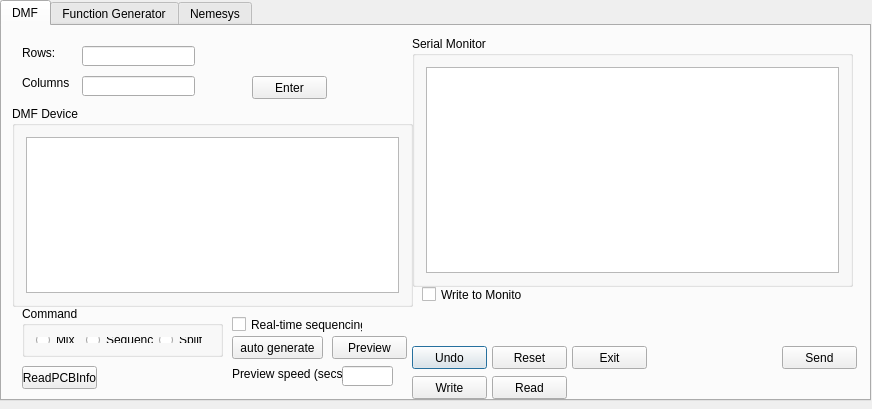
<?xml version="1.0" encoding="UTF-8"?>
<ui version="4.0">
 <class>DMFgui</class>
 <widget class="QDialog" name="DMFgui">
  <property name="geometry">
   <rect>
    <x>0</x>
    <y>0</y>
    <width>872</width>
    <height>409</height>
   </rect>
  </property>
  <property name="windowTitle">
   <string>DMFgui</string>
  </property>
  <widget class="QTabWidget" name="tabs">
   <property name="geometry">
    <rect>
     <x>0</x>
     <y>0</y>
     <width>871</width>
     <height>401</height>
    </rect>
   </property>
   <property name="currentIndex">
    <number>0</number>
   </property>
   <property name="tabBarAutoHide">
    <bool>false</bool>
   </property>
   <widget class="QWidget" name="tab">
    <attribute name="title">
     <string>DMF</string>
    </attribute>
    <widget class="QGroupBox" name="commandGroup">
     <property name="geometry">
      <rect>
       <x>20</x>
       <y>280</y>
       <width>201</width>
       <height>51</height>
      </rect>
     </property>
     <property name="title">
      <string>Command</string>
     </property>
     <layout class="QHBoxLayout" name="horizontalLayout">
      <item>
       <widget class="QRadioButton" name="mixButton">
        <property name="text">
         <string>Mix</string>
        </property>
       </widget>
      </item>
      <item>
       <widget class="QRadioButton" name="sequenceButton">
        <property name="text">
         <string>Sequence</string>
        </property>
       </widget>
      </item>
      <item>
       <widget class="QRadioButton" name="splitButton">
        <property name="text">
         <string>Split</string>
        </property>
       </widget>
      </item>
     </layout>
    </widget>
    <widget class="QGroupBox" name="SerialMonitorGroup">
     <property name="geometry">
      <rect>
       <x>410</x>
       <y>10</y>
       <width>441</width>
       <height>251</height>
      </rect>
     </property>
     <property name="title">
      <string>Serial Monitor</string>
     </property>
     <layout class="QHBoxLayout" name="horizontalLayout_2">
      <item>
       <widget class="QTextEdit" name="textEdit"/>
      </item>
     </layout>
    </widget>
    <widget class="QPushButton" name="UndoButton">
     <property name="geometry">
      <rect>
       <x>410</x>
       <y>320</y>
       <width>75</width>
       <height>23</height>
      </rect>
     </property>
     <property name="text">
      <string>Undo</string>
     </property>
    </widget>
    <widget class="QPushButton" name="resetButton">
     <property name="geometry">
      <rect>
       <x>490</x>
       <y>320</y>
       <width>75</width>
       <height>23</height>
      </rect>
     </property>
     <property name="text">
      <string>Reset</string>
     </property>
    </widget>
    <widget class="QPushButton" name="exitButton">
     <property name="geometry">
      <rect>
       <x>570</x>
       <y>320</y>
       <width>75</width>
       <height>23</height>
      </rect>
     </property>
     <property name="text">
      <string>Exit</string>
     </property>
    </widget>
    <widget class="QPushButton" name="sendButton">
     <property name="geometry">
      <rect>
       <x>780</x>
       <y>320</y>
       <width>75</width>
       <height>23</height>
      </rect>
     </property>
     <property name="text">
      <string>Send</string>
     </property>
    </widget>
    <widget class="QGroupBox" name="groupBox">
     <property name="geometry">
      <rect>
       <x>10</x>
       <y>80</y>
       <width>401</width>
       <height>201</height>
      </rect>
     </property>
     <property name="title">
      <string>DMF Device</string>
     </property>
     <layout class="QVBoxLayout" name="verticalLayout">
      <item>
       <widget class="QGraphicsView" name="graphicsView"/>
      </item>
     </layout>
    </widget>
    <widget class="QLabel" name="label_2">
     <property name="geometry">
      <rect>
       <x>20</x>
       <y>20</y>
       <width>47</width>
       <height>13</height>
      </rect>
     </property>
     <property name="text">
      <string>Rows:</string>
     </property>
    </widget>
    <widget class="QLabel" name="label_3">
     <property name="geometry">
      <rect>
       <x>20</x>
       <y>50</y>
       <width>47</width>
       <height>13</height>
      </rect>
     </property>
     <property name="text">
      <string>Columns:</string>
     </property>
    </widget>
    <widget class="QLineEdit" name="rowEdit">
     <property name="geometry">
      <rect>
       <x>80</x>
       <y>20</y>
       <width>113</width>
       <height>20</height>
      </rect>
     </property>
    </widget>
    <widget class="QLineEdit" name="columnEdit">
     <property name="geometry">
      <rect>
       <x>80</x>
       <y>50</y>
       <width>113</width>
       <height>20</height>
      </rect>
     </property>
    </widget>
    <widget class="QPushButton" name="enterButton">
     <property name="geometry">
      <rect>
       <x>250</x>
       <y>50</y>
       <width>75</width>
       <height>23</height>
      </rect>
     </property>
     <property name="text">
      <string>Enter</string>
     </property>
    </widget>
    <widget class="QPushButton" name="autogen_Button">
     <property name="geometry">
      <rect>
       <x>230</x>
       <y>310</y>
       <width>91</width>
       <height>23</height>
      </rect>
     </property>
     <property name="text">
      <string>auto generate</string>
     </property>
    </widget>
    <widget class="QPushButton" name="writeButton">
     <property name="geometry">
      <rect>
       <x>410</x>
       <y>350</y>
       <width>75</width>
       <height>23</height>
      </rect>
     </property>
     <property name="text">
      <string>Write</string>
     </property>
    </widget>
    <widget class="QPushButton" name="readButton">
     <property name="geometry">
      <rect>
       <x>490</x>
       <y>350</y>
       <width>75</width>
       <height>23</height>
      </rect>
     </property>
     <property name="text">
      <string>Read</string>
     </property>
    </widget>
    <widget class="QPushButton" name="previewButton">
     <property name="geometry">
      <rect>
       <x>330</x>
       <y>310</y>
       <width>75</width>
       <height>23</height>
      </rect>
     </property>
     <property name="text">
      <string>Preview</string>
     </property>
    </widget>
    <widget class="QLineEdit" name="previewSpeedEdit">
     <property name="geometry">
      <rect>
       <x>340</x>
       <y>340</y>
       <width>51</width>
       <height>20</height>
      </rect>
     </property>
    </widget>
    <widget class="QLabel" name="label_12">
     <property name="geometry">
      <rect>
       <x>230</x>
       <y>340</y>
       <width>111</width>
       <height>16</height>
      </rect>
     </property>
     <property name="text">
      <string>Preview speed (secs):</string>
     </property>
    </widget>
    <widget class="QCheckBox" name="writeToMonitorBox">
     <property name="geometry">
      <rect>
       <x>420</x>
       <y>260</y>
       <width>101</width>
       <height>17</height>
      </rect>
     </property>
     <property name="text">
      <string>Write to Monitor</string>
     </property>
    </widget>
    <widget class="QPushButton" name="readPCBinfoButton">
     <property name="geometry">
      <rect>
       <x>20</x>
       <y>340</y>
       <width>75</width>
       <height>23</height>
      </rect>
     </property>
     <property name="text">
      <string>ReadPCBInfo</string>
     </property>
    </widget>
    <widget class="QCheckBox" name="realTimeSequencingBox">
     <property name="geometry">
      <rect>
       <x>230</x>
       <y>290</y>
       <width>131</width>
       <height>17</height>
      </rect>
     </property>
     <property name="text">
      <string>Real-time sequencing</string>
     </property>
    </widget>
   </widget>
   <widget class="QWidget" name="tab_2">
    <attribute name="title">
     <string>Function Generator</string>
    </attribute>
    <widget class="QPushButton" name="Voltage_SendButton">
     <property name="geometry">
      <rect>
       <x>230</x>
       <y>30</y>
       <width>75</width>
       <height>23</height>
      </rect>
     </property>
     <property name="text">
      <string>Send</string>
     </property>
    </widget>
    <widget class="QLineEdit" name="lineEdit">
     <property name="geometry">
      <rect>
       <x>100</x>
       <y>30</y>
       <width>121</width>
       <height>21</height>
      </rect>
     </property>
     <property name="text">
      <string/>
     </property>
    </widget>
    <widget class="QLabel" name="label">
     <property name="geometry">
      <rect>
       <x>30</x>
       <y>30</y>
       <width>121</width>
       <height>21</height>
      </rect>
     </property>
     <property name="text">
      <string>Set Voltage:</string>
     </property>
    </widget>
   </widget>
   <widget class="QWidget" name="tab_3">
    <attribute name="title">
     <string>Nemesys</string>
    </attribute>
    <widget class="QComboBox" name="unitsComboBox">
     <property name="geometry">
      <rect>
       <x>120</x>
       <y>60</y>
       <width>71</width>
       <height>21</height>
      </rect>
     </property>
    </widget>
    <widget class="QLabel" name="label_7">
     <property name="geometry">
      <rect>
       <x>30</x>
       <y>60</y>
       <width>71</width>
       <height>16</height>
      </rect>
     </property>
     <property name="text">
      <string>Volume Units:</string>
     </property>
    </widget>
    <widget class="QPushButton" name="doseButton">
     <property name="geometry">
      <rect>
       <x>10</x>
       <y>230</y>
       <width>61</width>
       <height>23</height>
      </rect>
     </property>
     <property name="text">
      <string>Dose</string>
     </property>
    </widget>
    <widget class="QGroupBox" name="groupBox_2">
     <property name="geometry">
      <rect>
       <x>30</x>
       <y>130</y>
       <width>171</width>
       <height>91</height>
      </rect>
     </property>
     <property name="title">
      <string>Target Values</string>
     </property>
     <widget class="QRadioButton" name="targetVolume">
      <property name="geometry">
       <rect>
        <x>10</x>
        <y>20</y>
        <width>21</width>
        <height>17</height>
       </rect>
      </property>
      <property name="text">
       <string/>
      </property>
     </widget>
     <widget class="QLabel" name="label_5">
      <property name="geometry">
       <rect>
        <x>100</x>
        <y>20</y>
        <width>47</width>
        <height>13</height>
       </rect>
      </property>
      <property name="text">
       <string>Volume</string>
      </property>
     </widget>
     <widget class="QRadioButton" name="targetFlow">
      <property name="geometry">
       <rect>
        <x>10</x>
        <y>50</y>
        <width>21</width>
        <height>17</height>
       </rect>
      </property>
      <property name="text">
       <string/>
      </property>
     </widget>
     <widget class="QLabel" name="label_6">
      <property name="geometry">
       <rect>
        <x>100</x>
        <y>50</y>
        <width>47</width>
        <height>13</height>
       </rect>
      </property>
      <property name="text">
       <string>Flow rate</string>
      </property>
     </widget>
     <widget class="QLineEdit" name="targetVolumeEdit">
      <property name="geometry">
       <rect>
        <x>30</x>
        <y>20</y>
        <width>61</width>
        <height>20</height>
       </rect>
      </property>
     </widget>
     <widget class="QLineEdit" name="targetFlowRateEdit">
      <property name="geometry">
       <rect>
        <x>30</x>
        <y>50</y>
        <width>61</width>
        <height>20</height>
       </rect>
      </property>
     </widget>
    </widget>
    <widget class="QPushButton" name="refillButton">
     <property name="geometry">
      <rect>
       <x>90</x>
       <y>230</y>
       <width>61</width>
       <height>23</height>
      </rect>
     </property>
     <property name="text">
      <string>Refill</string>
     </property>
    </widget>
    <widget class="QPushButton" name="emptyButton">
     <property name="geometry">
      <rect>
       <x>170</x>
       <y>230</y>
       <width>61</width>
       <height>23</height>
      </rect>
     </property>
     <property name="text">
      <string>Empty</string>
     </property>
    </widget>
    <widget class="QPushButton" name="OpenButton">
     <property name="geometry">
      <rect>
       <x>300</x>
       <y>10</y>
       <width>101</width>
       <height>31</height>
      </rect>
     </property>
     <property name="text">
      <string>Open NemeSYS</string>
     </property>
    </widget>
    <widget class="QPushButton" name="CloseButton">
     <property name="geometry">
      <rect>
       <x>420</x>
       <y>10</y>
       <width>101</width>
       <height>31</height>
      </rect>
     </property>
     <property name="text">
      <string>Close NemeSYS</string>
     </property>
    </widget>
    <widget class="QLabel" name="label_10">
     <property name="geometry">
      <rect>
       <x>30</x>
       <y>90</y>
       <width>81</width>
       <height>16</height>
      </rect>
     </property>
     <property name="text">
      <string>Flow rate Units:</string>
     </property>
    </widget>
    <widget class="QComboBox" name="funitscomboBox">
     <property name="geometry">
      <rect>
       <x>120</x>
       <y>90</y>
       <width>71</width>
       <height>21</height>
      </rect>
     </property>
    </widget>
    <widget class="QLabel" name="label_11">
     <property name="geometry">
      <rect>
       <x>30</x>
       <y>30</y>
       <width>71</width>
       <height>16</height>
      </rect>
     </property>
     <property name="text">
      <string>Dosing Unit:</string>
     </property>
    </widget>
    <widget class="QComboBox" name="dosingUnitscomboBox">
     <property name="geometry">
      <rect>
       <x>120</x>
       <y>30</y>
       <width>71</width>
       <height>20</height>
      </rect>
     </property>
    </widget>
    <widget class="QPushButton" name="CalibrateButton">
     <property name="geometry">
      <rect>
       <x>130</x>
       <y>270</y>
       <width>71</width>
       <height>31</height>
      </rect>
     </property>
     <property name="text">
      <string>Calibrate</string>
     </property>
    </widget>
    <widget class="QPushButton" name="StopButton">
     <property name="geometry">
      <rect>
       <x>40</x>
       <y>270</y>
       <width>71</width>
       <height>31</height>
      </rect>
     </property>
     <property name="text">
      <string>Stop</string>
     </property>
    </widget>
    <widget class="QGroupBox" name="groupBox_3">
     <property name="geometry">
      <rect>
       <x>300</x>
       <y>70</y>
       <width>151</width>
       <height>121</height>
      </rect>
     </property>
     <property name="title">
      <string>Current Values Dosing Unit 1</string>
     </property>
     <widget class="QLabel" name="label_4">
      <property name="geometry">
       <rect>
        <x>20</x>
        <y>20</y>
        <width>47</width>
        <height>13</height>
       </rect>
      </property>
      <property name="text">
       <string>Volume:</string>
      </property>
     </widget>
     <widget class="QLabel" name="label_8">
      <property name="geometry">
       <rect>
        <x>20</x>
        <y>50</y>
        <width>51</width>
        <height>16</height>
       </rect>
      </property>
      <property name="text">
       <string>Flow rate:</string>
      </property>
     </widget>
     <widget class="QLabel" name="label_9">
      <property name="geometry">
       <rect>
        <x>20</x>
        <y>80</y>
        <width>71</width>
        <height>16</height>
       </rect>
      </property>
      <property name="text">
       <string>Syringe Level:</string>
      </property>
     </widget>
     <widget class="QLineEdit" name="lineEdit_2">
      <property name="geometry">
       <rect>
        <x>90</x>
        <y>20</y>
        <width>51</width>
        <height>20</height>
       </rect>
      </property>
     </widget>
     <widget class="QLineEdit" name="TargetMonitorFlowRate_1">
      <property name="geometry">
       <rect>
        <x>90</x>
        <y>50</y>
        <width>51</width>
        <height>20</height>
       </rect>
      </property>
     </widget>
     <widget class="QLineEdit" name="TargetMonitorSyringeLevel_1">
      <property name="geometry">
       <rect>
        <x>90</x>
        <y>80</y>
        <width>51</width>
        <height>20</height>
       </rect>
      </property>
     </widget>
    </widget>
    <widget class="QGroupBox" name="groupBox_4">
     <property name="geometry">
      <rect>
       <x>460</x>
       <y>70</y>
       <width>151</width>
       <height>121</height>
      </rect>
     </property>
     <property name="title">
      <string>Current Values Dosing Unit 2</string>
     </property>
     <widget class="QLabel" name="label_13">
      <property name="geometry">
       <rect>
        <x>20</x>
        <y>20</y>
        <width>47</width>
        <height>13</height>
       </rect>
      </property>
      <property name="text">
       <string>Volume:</string>
      </property>
     </widget>
     <widget class="QLabel" name="label_14">
      <property name="geometry">
       <rect>
        <x>20</x>
        <y>50</y>
        <width>51</width>
        <height>16</height>
       </rect>
      </property>
      <property name="text">
       <string>Flow rate:</string>
      </property>
     </widget>
     <widget class="QLabel" name="label_15">
      <property name="geometry">
       <rect>
        <x>20</x>
        <y>80</y>
        <width>71</width>
        <height>16</height>
       </rect>
      </property>
      <property name="text">
       <string>Syringe Level:</string>
      </property>
     </widget>
     <widget class="QLineEdit" name="lineEdit_3">
      <property name="geometry">
       <rect>
        <x>90</x>
        <y>20</y>
        <width>51</width>
        <height>20</height>
       </rect>
      </property>
     </widget>
     <widget class="QLineEdit" name="TargetMonitorFlowRate_2">
      <property name="geometry">
       <rect>
        <x>90</x>
        <y>50</y>
        <width>51</width>
        <height>20</height>
       </rect>
      </property>
     </widget>
     <widget class="QLineEdit" name="TargetMonitorSyringeLevel_2">
      <property name="geometry">
       <rect>
        <x>90</x>
        <y>80</y>
        <width>51</width>
        <height>20</height>
       </rect>
      </property>
     </widget>
    </widget>
    <widget class="QGroupBox" name="groupBox_5">
     <property name="geometry">
      <rect>
       <x>620</x>
       <y>70</y>
       <width>151</width>
       <height>121</height>
      </rect>
     </property>
     <property name="title">
      <string>Current Values Dosing Unit 3</string>
     </property>
     <widget class="QLabel" name="label_16">
      <property name="geometry">
       <rect>
        <x>20</x>
        <y>20</y>
        <width>47</width>
        <height>13</height>
       </rect>
      </property>
      <property name="text">
       <string>Volume:</string>
      </property>
     </widget>
     <widget class="QLabel" name="label_17">
      <property name="geometry">
       <rect>
        <x>20</x>
        <y>50</y>
        <width>51</width>
        <height>16</height>
       </rect>
      </property>
      <property name="text">
       <string>Flow rate:</string>
      </property>
     </widget>
     <widget class="QLabel" name="label_18">
      <property name="geometry">
       <rect>
        <x>20</x>
        <y>80</y>
        <width>71</width>
        <height>16</height>
       </rect>
      </property>
      <property name="text">
       <string>Syringe Level:</string>
      </property>
     </widget>
     <widget class="QLineEdit" name="lineEdit_4">
      <property name="geometry">
       <rect>
        <x>90</x>
        <y>20</y>
        <width>51</width>
        <height>20</height>
       </rect>
      </property>
     </widget>
     <widget class="QLineEdit" name="TargetMonitorFlowRate_3">
      <property name="geometry">
       <rect>
        <x>90</x>
        <y>50</y>
        <width>51</width>
        <height>20</height>
       </rect>
      </property>
     </widget>
     <widget class="QLineEdit" name="TargetMonitorSyringeLevel_3">
      <property name="geometry">
       <rect>
        <x>90</x>
        <y>80</y>
        <width>51</width>
        <height>20</height>
       </rect>
      </property>
     </widget>
    </widget>
    <widget class="QCheckBox" name="MonitorBox1">
     <property name="enabled">
      <bool>true</bool>
     </property>
     <property name="geometry">
      <rect>
       <x>310</x>
       <y>200</y>
       <width>91</width>
       <height>17</height>
      </rect>
     </property>
     <property name="text">
      <string>Monitor Unit 1</string>
     </property>
    </widget>
    <widget class="QRadioButton" name="MButton1">
     <property name="enabled">
      <bool>false</bool>
     </property>
     <property name="geometry">
      <rect>
       <x>310</x>
       <y>220</y>
       <width>71</width>
       <height>31</height>
      </rect>
     </property>
     <property name="text">
      <string>MButton1</string>
     </property>
    </widget>
    <widget class="QCheckBox" name="MonitorBox2">
     <property name="enabled">
      <bool>true</bool>
     </property>
     <property name="geometry">
      <rect>
       <x>470</x>
       <y>200</y>
       <width>101</width>
       <height>17</height>
      </rect>
     </property>
     <property name="text">
      <string>Monitor Unit 2</string>
     </property>
    </widget>
    <widget class="QCheckBox" name="MonitorBox3">
     <property name="enabled">
      <bool>true</bool>
     </property>
     <property name="geometry">
      <rect>
       <x>630</x>
       <y>200</y>
       <width>101</width>
       <height>17</height>
      </rect>
     </property>
     <property name="text">
      <string>Monitor Unit 3</string>
     </property>
    </widget>
    <widget class="QRadioButton" name="MButton2">
     <property name="enabled">
      <bool>false</bool>
     </property>
     <property name="geometry">
      <rect>
       <x>470</x>
       <y>220</y>
       <width>71</width>
       <height>31</height>
      </rect>
     </property>
     <property name="text">
      <string>MButton2</string>
     </property>
    </widget>
    <widget class="QRadioButton" name="MButton3">
     <property name="enabled">
      <bool>false</bool>
     </property>
     <property name="geometry">
      <rect>
       <x>630</x>
       <y>220</y>
       <width>71</width>
       <height>31</height>
      </rect>
     </property>
     <property name="text">
      <string>MButton3</string>
     </property>
    </widget>
    <widget class="QLineEdit" name="targetRefreshRateEdit">
     <property name="geometry">
      <rect>
       <x>400</x>
       <y>280</y>
       <width>51</width>
       <height>20</height>
      </rect>
     </property>
    </widget>
    <widget class="QLabel" name="label_19">
     <property name="geometry">
      <rect>
       <x>300</x>
       <y>280</y>
       <width>101</width>
       <height>16</height>
      </rect>
     </property>
     <property name="text">
      <string>Refresh Rate (ms):</string>
     </property>
    </widget>
   </widget>
  </widget>
 </widget>
 <layoutdefault spacing="6" margin="11"/>
 <resources/>
 <connections/>
</ui>
